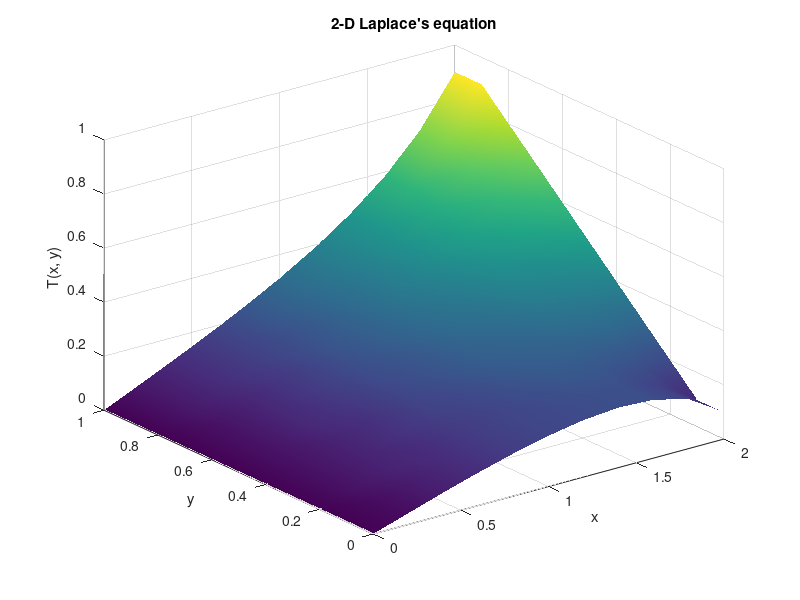

This figure's MATLAB source:
%% Problem 7
clear

N=11;
M=11;
dx=2/(N-1);
dy=1/(M-1);
x = 0:dx:2;
y = 0:dy:1;

tol = 1e-5;

p = zeros(M,N);
res = zeros(M,N);


p(:,1)=0;                       %left side at 0
p(:,N)=y;                       %Right side at y
p(1,:)=p(2,:);                  %Derivative at upper boundary is 0
p(M,:)=p(M-1,:);                %Derivative at lower boundary is 0

j=2:N-1;
i=2:M-1;

error = 10;
iter_count = 0;
sor = 1.25;

while error > tol
    error = 0;
    
    for j = 2:N-1
        for i = 2:M-1
            res(i,j) = (p(i-1,j)+p(i+1,j)+p(i,j+1)+p(i,j-1))/4-p(i,j);
            p(i,j) = p(i,j) + sor*res(i,j);
            error = max(error, abs(res(i,j)));
        end
    end
   
    % Reinforce the boundary contitions
    p(:,1)=0;
    p(:,N)=y;
    p(1,:)=p(2,:);
    p(M,:)=p(M-1,:);
    
    iter_count = iter_count+1;
end

fprintf('SOR = %1.2f gives %i iterations\n',sor,iter_count);

%%
%Plotting the solution
surf(x,y,p,'EdgeColor','none');       
shading interp
title('2-D Laplace''s equation')
xlabel('x')
ylabel('y')
zlabel('T(x, y)')